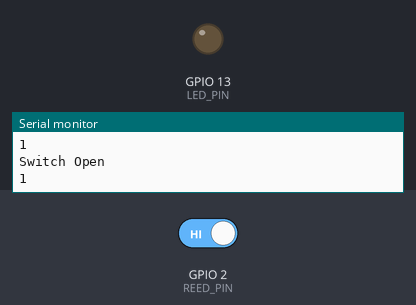
Bench run of a sketch on a simulated ESP32. On the bench: output pins drawn as LEDs (lit = HIGH), the last lines printed to the serial monitor. The test bench sets the inputs (shaded band); at power-on: GPIO 2 (REED_PIN) HIGH. Nothing arrives over Bluetooth unless stated; a phone connects over Bluetooth LE 3 s after start.

Above: at 12.8 s.
12.9 s: GPIO 2 (REED_PIN) driven LOW
At 19.7 s:
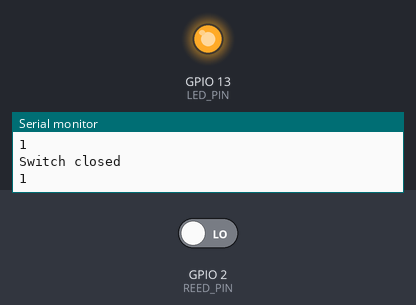
20.5 s: GPIO 2 (REED_PIN) driven HIGH
At 25.5 s:
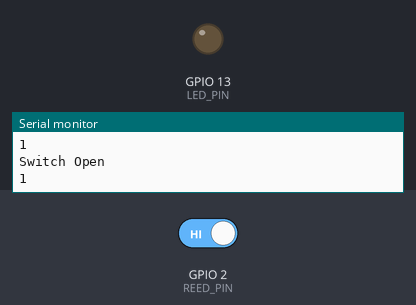
Timing chart, 0 to 27.0 s (numbered marks = the images above; inputs shaded):
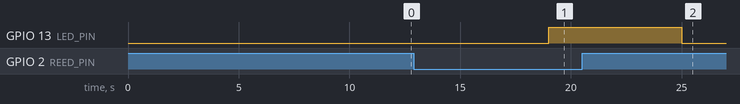

Measured:
- after the input at 12.9 s, GPIO 13 (LED_PIN): LOW → HIGH after 6.1 s
- after the input at 20.5 s, GPIO 13 (LED_PIN): HIGH → LOW after 4.5 s

The sketch:

reed_led.ino
```cpp
#include <BLEDevice.h>
#include <BLEServer.h>
#include <BLEUtils.h>
#include <BLE2902.h>

BLEServer* pServer = NULL;
BLECharacteristic* pCharacteristic = NULL;
bool deviceConnected = false;
bool oldDeviceConnected = false;
bool val = true;
const int REED_PIN = 2;
const int LED_PIN = 13;


class serverCallbacks: public BLEServerCallbacks {
    void onConnect(BLEServer* pServer){
        deviceConnected = true;
    }

    void onDisconnect(BLEServer* pServer){
        deviceConnected = false;
    }
};


void setup() {
  Serial.begin(115200);

  // Create the BLE Server
  BLEDevice::init("ESP32_Server");
  pServer = BLEDevice::createServer();

  // Create the BLE Service
  BLEService *pService = pServer->createService(BLEUUID("4fafc201-1fb5-459e-8fcc-c5c9c331914b"));

  // Create a BLE Characteristic
  pCharacteristic = pService->createCharacteristic(
                     BLEUUID("beb5483e-36e1-4688-b7f5-ea07361b26a8"),
                     BLECharacteristic::PROPERTY_NOTIFY |
                     BLECharacteristic::PROPERTY_READ |
                     BLECharacteristic::PROPERTY_WRITE |
                     BLECharacteristic::PROPERTY_INDICATE
                   );

  // Create a BLE Descriptor
  pCharacteristic->addDescriptor(new BLE2902());

  // Start the service
  pService->start();

  // Start advertising
  pServer->getAdvertising()->start();

  pinMode(REED_PIN, INPUT_PULLUP);
  pinMode(LED_PIN, OUTPUT);

}

void loop() {
  int proximity = digitalRead(REED_PIN);
  sleep(1);
  if(proximity == LOW){
    Serial.println("Switch closed");
    digitalWrite(LED_PIN, HIGH);
    pCharacteristic->setValue((uint8_t*)&val, 0);
  }
  else{
    Serial.println("Switch Open");
    digitalWrite(LED_PIN, LOW);
    pCharacteristic->setValue((uint8_t*)&val, 1);
  }

  Serial.println(val);
  pCharacteristic->notify();
  delay(5000); // Adjust delay as needed
}
```
